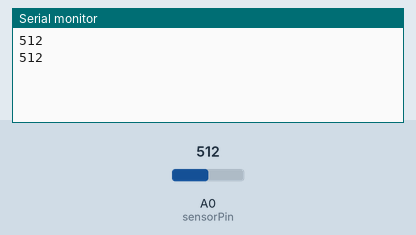
The sketch below on a simulated Arduino Uno, built with avr-gcc and run on an emulated ATmega328P. On the bench: the last lines printed to the serial monitor. The inputs (shaded band) are chosen by the test bench; at power-on: A0 (sensorPin) = 512.

Above: at 1.8 s.
1.9 s: A0 (sensorPin) set to 716
At 2.8 s:
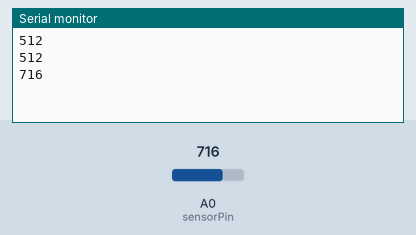
3.4 s: A0 (sensorPin) set to 900
At 4.6 s:
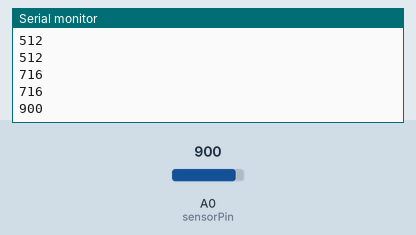
Timing chart, 0 to 6.4 s (numbered marks = the images above; inputs shaded):
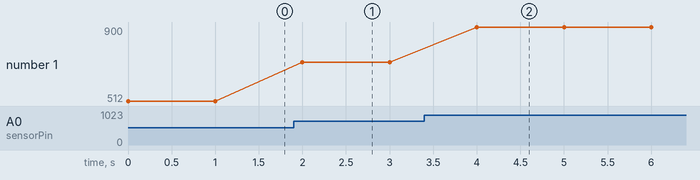

The sketch:

sensorTierra.ino
```cpp
int sensorPin = A0;

//Cuando esta totalmente seco 1023
//Cuando esta totalmente morado 0

void setup() {
  Serial.begin(9600);
}

void loop() {
  int humedad = analogRead(sensorPin);
  Serial.println(humedad);
  delay(1000);
}
```

Measured:
- after the input at 1.9 s, the serial monitor: prints a new line after 0.10 s (image 1)
- after the input at 3.4 s, the serial monitor: prints a new line after 0.60 s (image 2)
- plotted number 1: 512 → 716 after the input at 1.9 s, 716 → 900 after the input at 3.4 s
